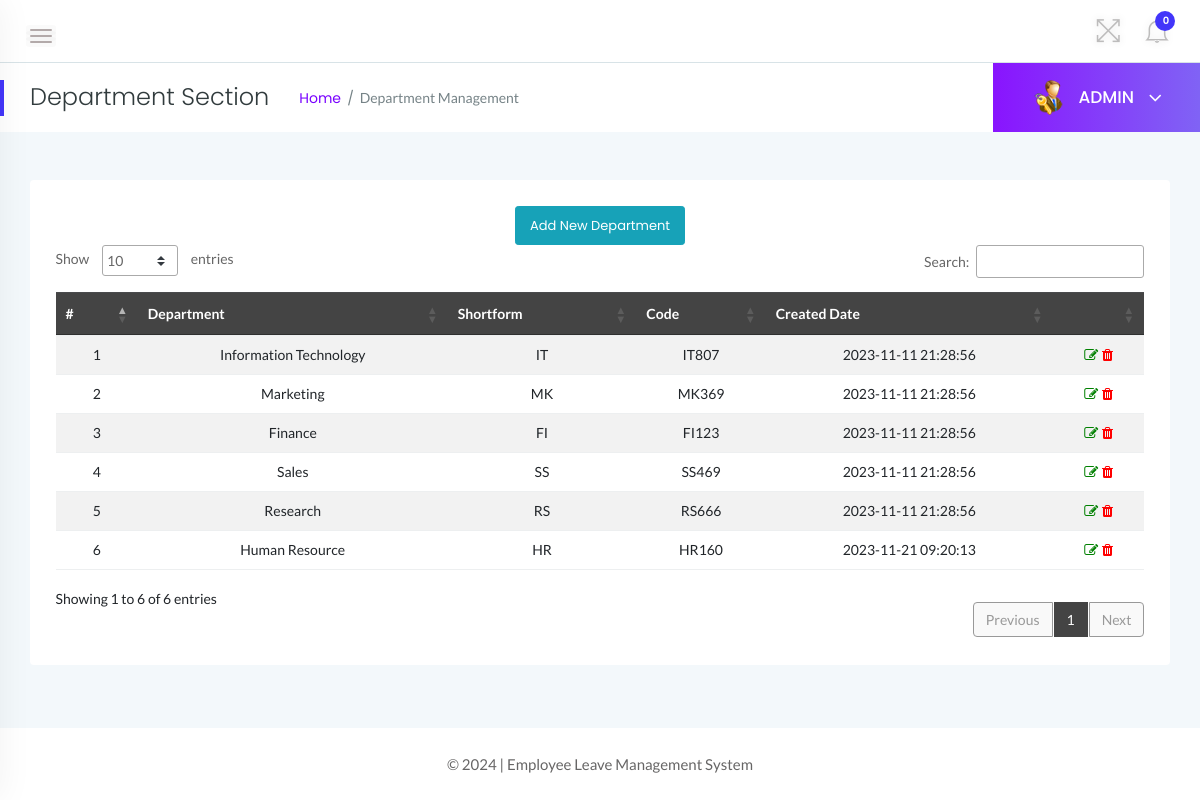
The app's page /admin/department.php (signed in) with its own data.
### tables this page shows
CREATE TABLE `tbldepartments` (
  `id` int(11) NOT NULL,
  `DepartmentName` varchar(150) DEFAULT NULL,
  `DepartmentShortName` varchar(100) NOT NULL,
  `DepartmentCode` varchar(50) DEFAULT NULL,
  `CreationDate` timestamp NULL DEFAULT current_timestamp()
);

### admin/department.php (the view, shortened to what this page needs)
<?php
    if(strlen($_SESSION['alogin'])==0){
    header('location:index.php');
    } else {
?>
<!doctype html>
<html class="no-js" lang="en">
<head>
    <link rel="stylesheet" href="../assets/css/bootstrap.min.css">
    <link rel="stylesheet" href="../assets/css/font-awesome.min.css">
    <link rel="stylesheet" href="../assets/css/themify-icons.css">
    <link rel="stylesheet" href="../assets/css/metisMenu.css">
    <link rel="stylesheet" href="../assets/css/owl.carousel.min.css">
    <link rel="stylesheet" href="../assets/css/slicknav.min.css">
    <link rel="stylesheet" href="https://www.amcharts.com/lib/3/plugins/export/export.css" type="text/css" media="all" />
    <link rel="stylesheet" type="text/css" href="https://cdn.datatables.net/1.10.19/css/jquery.dataTables.css">
    <link rel="stylesheet" type="text/css" href="https://cdn.datatables.net/1.10.18/css/dataTables.bootstrap4.min.css">
    <link rel="stylesheet" type="text/css" href="https://cdn.datatables.net/responsive/2.2.3/css/responsive.bootstrap.min.css">
    <link rel="stylesheet" type="text/css" href="https://cdn.datatables.net/responsive/2.2.3/css/responsive.jqueryui.min.css">
    <link rel="stylesheet" href="../assets/css/typography.css">
    <link rel="stylesheet" href="../assets/css/default-css.css">
    <link rel="stylesheet" href="../assets/css/styles.css">
    <link rel="stylesheet" href="../assets/css/responsive.css">
</head>
<body>
    <div class="page-container">
        <div class="main-content">
            <div class="header-area">
                <div class="row align-items-center">
                    <div class="col-md-6 col-sm-8 clearfix">
                        <div class="nav-btn pull-left">
                            <span></span>
                            <span></span>
                            <span></span>
                        </div>
                    </div>
                    <div class="col-md-6 col-sm-4 clearfix">
                        <ul class="notification-area pull-right">
                            <li id="full-view"><i class="ti-fullscreen"></i></li>
                            <?php include '../includes/admin-notification.php'?>
                        </ul>
                    </div>
                </div>
            </div>
            <div class="page-title-area">
                <div class="row align-items-center">
                    <div class="col-sm-6">
                        <div class="breadcrumbs-area clearfix">
                            <h4 class="page-title pull-left">Department Section</h4>
                            <ul class="breadcrumbs pull-left">
                                <li><a href="dashboard.php">Home</a></li>
                                <li><span>Department Management</span></li>
                            </ul>
                        </div>
                    </div>
                    <div class="col-sm-6 clearfix">
                        <div class="user-profile pull-right">
                            <img class="avatar user-thumb" src="../assets/images/admin.png" alt="avatar">
                            <h4 class="user-name dropdown-toggle" data-toggle="dropdown">ADMIN <i class="fa fa-angle-down"></i></h4>
                        </div>
                    </div>
                </div>
            </div>
            <div class="main-content-inner">
                <div class="row">
                    <div class="col-12 mt-5">
                        <div class="card">
                            <div class="card-body">
                                <div class="data-tables datatable-dark">
                                <center><a href="add-department.php" class="btn btn-sm btn-info">Add New Department</a></center>
                                    <table id="dataTable3" class="table table-hover table-striped text-center">
                                        <thead class="text-capitalize">
                                            <tr>
                                                <th>#</th>
                                                <th>Department</th>
                                                <th>Shortform</th>
                                                <th>Code</th>
                                                <th>Created Date</th>
                                                <th></th>
                                            </tr>
                                        </thead>
                                        <tbody>
                                    <?php $sql = "SELECT * from tbldepartments";
                                    $query = $dbh -> prepare($sql);
                                    $query->execute();
                                    $results=$query->fetchAll(PDO::FETCH_OBJ);
                                    $cnt=1;
                                    if($query->rowCount() > 0)
                                    {
                                    foreach($results as $result)
                                    {               ?>
                                        <tr>
                                            <td> <?php echo htmlentities($cnt);?></td>
                                            <td><?php echo htmlentities($result->DepartmentName);?></td>
                                            <td><?php echo htmlentities($result->DepartmentShortName);?></td>
                                            <td><?php echo htmlentities($result->DepartmentCode);?></td>
                                            <td><?php echo htmlentities($result->CreationDate);?></td>
                                            <td><a href="edit-department.php?deptid=<?php echo htmlentities($result->id);?>"><i class="fa fa-edit" style="color:green"></i></a><a href="department.php?del=<?php echo htmlentities($result->id);?>" onclick="return confirm('Do you want to delete');"> <i class="fa fa-trash" style="color:red"></i></a></td>
                                        </tr>
                                         <?php $cnt++;} }?>
                                    </tbody>
                                    </table>
                                </div>
                            </div>
                        </div>
                    </div>
                </div>
                </div>
            </div>
            <?php include '../includes/footer.php' ?>
        </div>
</body>
</html>
<?php } ?>

### assets/css/styles.css (style rules this page uses)
.page-container { width: 100%; height: 100%; min-height: 100vh; padding-left: 280px; -webkit-transition: padding-left 0.3s ease 0s; transition: padding-left 0.3s ease 0s; }
.sbar_collapsed.page-container { padding-left: 0; }
.card { border: none; border-radius: 4px; background-color: #fff; -webkit-transition: all 0.3s ease 0s; transition: all 0.3s ease 0s; }
.card-body { padding: 25.6px; padding: 1.6rem; }
.main-content { width: 100%; background: #f3f8fb; }
.main-content-inner { padding: 0 30px 50px; }
.header-area { padding: 15px 30px; background: #fff; border-bottom: 1px solid #d8e3e7; }
.nav-btn { margin: 10px 30px 0 0; cursor: pointer; }
.nav-btn span { display: block; width: 22px; height: 2px; background: #b3aaaa; margin: 4px 0; border-radius: 15px; -webkit-transition: all 0.3s ease 0s; transition: all 0.3s ease 0s; box-shadow: 0 0 0 4px rgba(99, 96, 96, 0.03); }
.nav-btn span:nth-child(2) { opacity: 0; }
.nav-btn span:first-child { -webkit-transform: rotate(45deg) translate(5px, 5px); transform: rotate(45deg) translate(5px, 5px); }
.nav-btn span:last-child { -webkit-transform: rotate(-45deg) translate(3px, -3px); transform: rotate(-45deg) translate(3px, -3px); }
.sbar_collapsed .nav-btn span { transform: none; opacity: 1; }
.notification-area { -webkit-user-select: none; -moz-user-select: none; -ms-user-select: none; user-select: none; position: relative; z-index: 1; }
.notification-area li { display: inline-block; margin-left: 20px; cursor: pointer; -webkit-user-select: none; -moz-user-select: none; -ms-user-select: none; user-select: none; }
.notification-area li > i { font-size: 26px; color: #bdbcbc; vertical-align: middle; text-shadow: 0 0 8px rgba(0, 0, 0, 0.12); -webkit-transition: color 0.3s ease 0s; transition: color 0.3s ease 0s; }
.notification-area li#full-view { display: inline-block; }
.page-title-area { padding: 0 30px; background: #fff; position: relative; }
.page-title-area:before { content: ""; position: absolute; left: 0; top: 50%; width: 4px; height: 36px; background: var(--primary-color); -webkit-transform: translateY(-50%); transform: translateY(-50%); }
.page-title { font-size: 24px; font-weight: 300; color: #313b3d; letter-spacing: 0; margin-right: 30px; }
ul.breadcrumbs { margin-top: 4px; }
.breadcrumbs li { display: inline-block; }
.breadcrumbs li a, .breadcrumbs li span { display: block; font-size: 14px; font-weight: 400; color: #7801ff; letter-spacing: 0; margin-right: 16px; position: relative; }
.breadcrumbs li a:before { content: "/"; color: #768387; position: absolute; right: -13px; top: 0; }
.breadcrumbs li span { margin-right: 0; color: #768387; text-transform: capitalize; }
.user-profile { margin-right: -30px; display: -webkit-box; display: -ms-flexbox; display: flex; -webkit-box-align: center; -ms-flex-align: center; align-items: center; -ms-flex-wrap: wrap; flex-wrap: wrap; background: -webkit-linear-gradient(left, #8914fe 0%, #8063f5 100%); background: linear-gradient(to right, #8914fe 0%, #8063f5 100%); padding: 17px 38px; position: relative; }
.user-profile img.avatar { height: 35px; width: 35px; border-radius: 50%; margin-right: 12px; }
.user-name { font-size: 17px; font-weight: 500; color: #fff; letter-spacing: 0; cursor: pointer; -webkit-user-select: none; -moz-user-select: none; -ms-user-select: none; user-select: none; }
.user-name i { margin-left: 10px; font-size: 21px; vertical-align: middle; position: relative; }
.notification-area .dropdown-toggle, .user-name.dropdown-toggle { position: relative; }
.notification-area .dropdown-toggle:after, .user-name.dropdown-toggle:after { display: none; }
.btn { padding: 11px 17px; font-size: 13px; letter-spacing: 0; }
.btn-sm { padding: 9px 14px; }
table tr th { border-bottom: none; }
table tr th, table tr td { border-top: 1px solid rgba(120, 130, 140, 0.13) !important; }
table.dataTable.no-footer { border-bottom: 1px solid rgba(120, 130, 140, 0.13) !important; }
table.dataTable thead th, table.dataTable thead td { border-bottom-color: transparent; }
.datatable-dark thead { background: #444; color: #fff; }

### records on screen
tbldepartments: DepartmentName "Information Technology", DepartmentShortName "IT", DepartmentCode "IT807", CreationDate "2023-11-11 21:28:56"
tbldepartments: DepartmentName "Marketing", DepartmentShortName "MK", DepartmentCode "MK369", CreationDate "2023-11-11 21:28:56"
tbldepartments: DepartmentName "Finance", DepartmentShortName "FI", DepartmentCode "FI123", CreationDate "2023-11-11 21:28:56"
tbldepartments: DepartmentName "Sales", DepartmentShortName "SS", DepartmentCode "SS469", CreationDate "2023-11-11 21:28:56"
tbldepartments: DepartmentName "Research", DepartmentShortName "RS", DepartmentCode "RS666", CreationDate "2023-11-11 21:28:56"
tbldepartments: DepartmentName "Human Resource", DepartmentShortName "HR", DepartmentCode "HR160", CreationDate "2023-11-21 09:20:13"

### other values on screen
$unreadcount "0"
